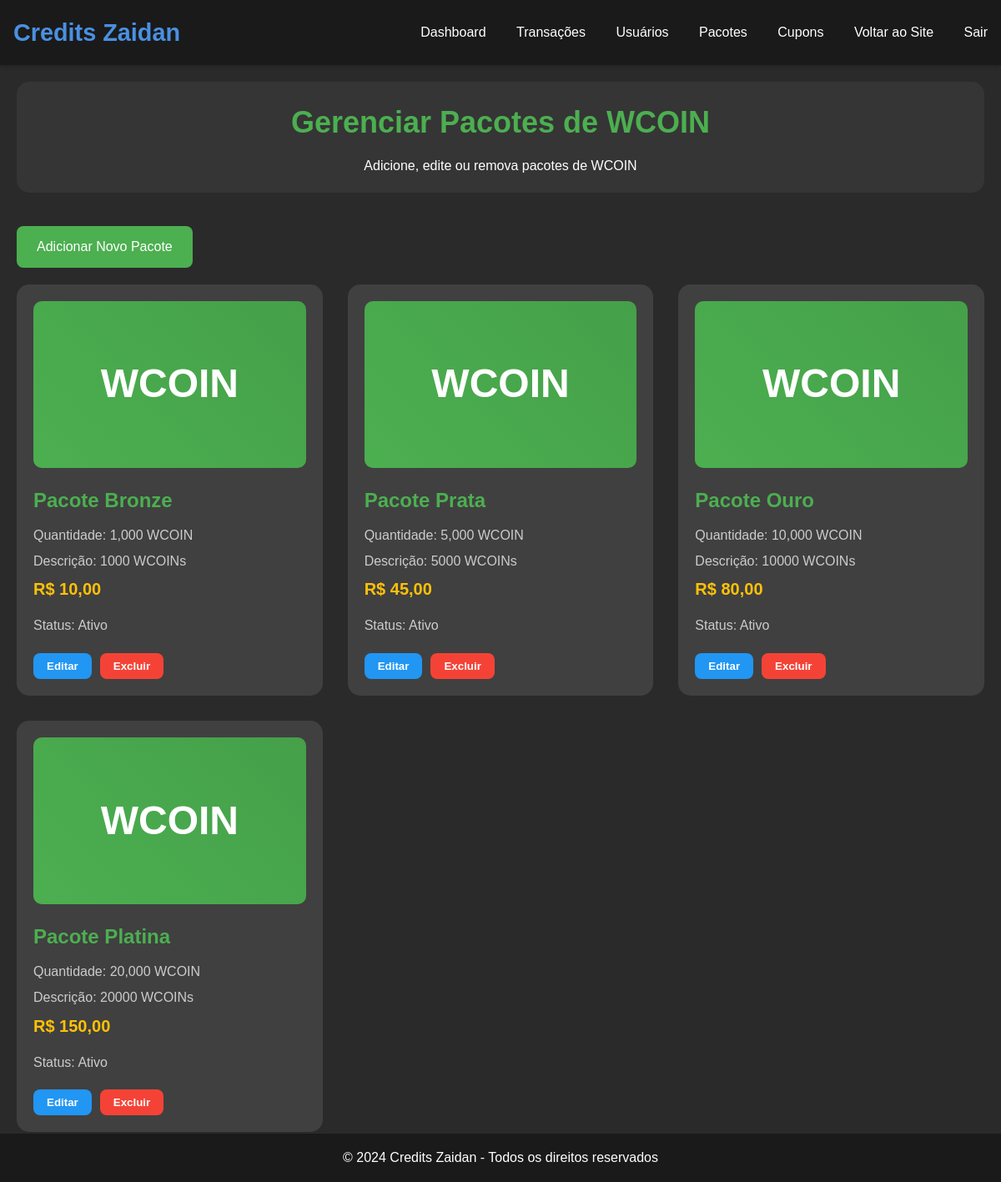
/admin/pacotes.php (signed in), run on the app's committed database.
### tables this page shows
CREATE TABLE IF NOT EXISTS pacotes_wcoin (
    id INT AUTO_INCREMENT PRIMARY KEY,
    nome VARCHAR(50) NOT NULL,
    quantidade INT NOT NULL,
    preco DECIMAL(10,2) NOT NULL,
    descricao TEXT,
    ativo BOOLEAN DEFAULT TRUE
);

### includes/functions.php (called while the page is built, shortened)
<?php
function formatarPreco($preco) {
    return 'R$ ' . number_format($preco, 2, ',', '.');
}
?>

### admin/pacotes.php (the view, shortened to what this page needs)
<?php
require_once '../config/database.php';
require_once '../includes/functions.php';
$stmt = $conn->query("SELECT * FROM pacotes_wcoin ORDER BY preco");
$pacotes = $stmt->fetchAll(PDO::FETCH_ASSOC);
?>
<!DOCTYPE html>
<html lang="pt-BR">
<head>
    <link rel="stylesheet" href="../assets/css/style.css">
</head>
<body class="dark-theme">
    <header>
        <nav>
            <div class="logo">
                <h1>Credits Zaidan</h1>
            </div>
            <div class="nav-links">
                <a href="index.php">Dashboard</a>
                <a href="transacoes.php">Transações</a>
                <a href="usuarios.php">Usuários</a>
                <a href="pacotes.php">Pacotes</a>
                <a href="cupons.php">Cupons</a>
                <a href="../index.php">Voltar ao Site</a>
                <a href="../logout.php">Sair</a>
            </div>
        </nav>
    </header>
    <main class="admin-container">
        <div class="admin-header">
            <h1>Gerenciar Pacotes de WCOIN</h1>
            <p>Adicione, edite ou remova pacotes de WCOIN</p>
        </div>
        <a href="#" class="btn-adicionar" onclick="abrirModal('adicionar')">Adicionar Novo Pacote</a>
        <div class="pacotes-grid">
            <?php foreach ($pacotes as $pacote): ?>
                <div class="pacote-card">
                    <?php
                    $imagem_path = "../assets/images/produtos/{$pacote['id']}.jpg";
                    if (file_exists($imagem_path)):
                    ?>
                        <img src="<?php echo $imagem_path; ?>" alt="<?php echo htmlspecialchars($pacote['nome']); ?>" class="pacote-imagem">
                    <?php else: ?>
                        <div class="pacote-imagem imagem-padrao">
                            WCOIN
                        </div>
                    <?php endif; ?>
                    <div class="pacote-info">
                        <h3 class="pacote-nome"><?php echo htmlspecialchars($pacote['nome']); ?></h3>
                        <p class="pacote-detalhes">Quantidade: <?php echo number_format($pacote['quantidade']); ?> WCOIN</p>
                        <p class="pacote-detalhes">Descrição: <?php echo htmlspecialchars($pacote['descricao']); ?></p>
                        <p class="pacote-preco"><?php echo formatarPreco($pacote['preco']); ?></p>
                        <p class="pacote-detalhes">Status: <?php echo $pacote['ativo'] ? 'Ativo' : 'Inativo'; ?></p>
                    </div>
                    <div class="pacote-acoes">
                        <button class="btn btn-editar" onclick="abrirModal('editar', <?php echo htmlspecialchars(json_encode($pacote)); ?>)">Editar</button>
                        <button class="btn btn-excluir" onclick="confirmarExclusao(<?php echo $pacote['id']; ?>)">Excluir</button>
                    </div>
                </div>
            <?php endforeach; ?>
        </div>
    </main>
    <footer>
        <p>&copy; 2024 Credits Zaidan - Todos os direitos reservados</p>
    </footer>
</body>
</html>

### assets/css/style.css (style rules this page uses)
:root { --primary-color: #2a2a2a; --secondary-color: #1a1a1a; --accent-color: #4a90e2; --text-color: #ffffff; --text-secondary: #b0b0b0; }
* { margin: 0; padding: 0; box-sizing: border-box; }
body { font-family: 'Arial', sans-serif; background-color: var(--primary-color); color: var(--text-color); line-height: 1.6; }
.dark-theme { background-color: var(--primary-color); color: var(--text-color); }
header { background-color: var(--secondary-color); padding: 1rem; box-shadow: 0 2px 5px rgba(0,0,0,0.2); }
nav { display: flex; justify-content: space-between; align-items: center; max-width: 1200px; margin: 0 auto; }
.logo h1 { color: var(--accent-color); font-size: 1.8rem; }
.nav-links a { color: var(--text-color); text-decoration: none; margin-left: 2rem; transition: color 0.3s; }
main { max-width: 1200px; margin: 2rem auto; padding: 0 1rem; }
.pacotes-grid { display: grid; grid-template-columns: repeat(auto-fit, minmax(250px, 1fr)); gap: 2rem; }
footer { background-color: var(--secondary-color); padding: 1rem; text-align: center; position: fixed; bottom: 0; width: 100%; }

### admin/pacotes.php (style rules this page uses)
.admin-container { max-width: 1200px; margin: 0 auto; padding: 20px; }
.admin-header { text-align: center; margin-bottom: 40px; padding: 20px; background: rgba(255, 255, 255, 0.05); border-radius: 15px; }
.admin-header h1 { color: #4CAF50; font-size: 36px; margin-bottom: 10px; }
.pacotes-grid { display: grid; grid-template-columns: repeat(auto-fit, minmax(300px, 1fr)); gap: 30px; margin-bottom: 40px; }
.pacote-card { background: rgba(255, 255, 255, 0.1); border-radius: 15px; padding: 20px; position: relative; }
.pacote-imagem { width: 100%; height: 200px; border-radius: 10px; margin-bottom: 20px; object-fit: cover; background: #2d2d2d; }
.imagem-padrao { background: linear-gradient(45deg, #4CAF50, #45a049); display: flex; align-items: center; justify-content: center; color: white; font-size: 48px; font-weight: bold; }
.pacote-info { margin-bottom: 20px; }
.pacote-nome { color: #4CAF50; font-size: 24px; margin-bottom: 10px; }
.pacote-detalhes { color: #ccc; margin-bottom: 5px; }
.pacote-preco { color: #FFC107; font-size: 20px; font-weight: bold; margin-bottom: 15px; }
.pacote-acoes { display: flex; gap: 10px; }
.btn { padding: 8px 16px; border-radius: 8px; border: none; cursor: pointer; transition: all 0.3s ease; font-weight: bold; }
.btn-editar { background: #2196F3; color: white; }
.btn-excluir { background: #f44336; color: white; }
.btn-adicionar { display: inline-block; padding: 12px 24px; background: #4CAF50; color: white; text-decoration: none; border-radius: 8px; margin-bottom: 20px; transition: all 0.3s ease; }

### data on the page
pacotes_wcoin: shows "WCOIN", nome "Pacote Bronze", quantidade "1,000", descricao "1000 WCOINs", preco "R$ 10,00", ativo "Ativo"
pacotes_wcoin: shows "WCOIN", nome "Pacote Prata", quantidade "5,000", descricao "5000 WCOINs", preco "R$ 45,00", ativo "Ativo"
pacotes_wcoin: shows "WCOIN", nome "Pacote Ouro", quantidade "10,000", descricao "10000 WCOINs", preco "R$ 80,00", ativo "Ativo"
pacotes_wcoin: shows "WCOIN", nome "Pacote Platina", quantidade "20,000", descricao "20000 WCOINs", preco "R$ 150,00", ativo "Ativo"
